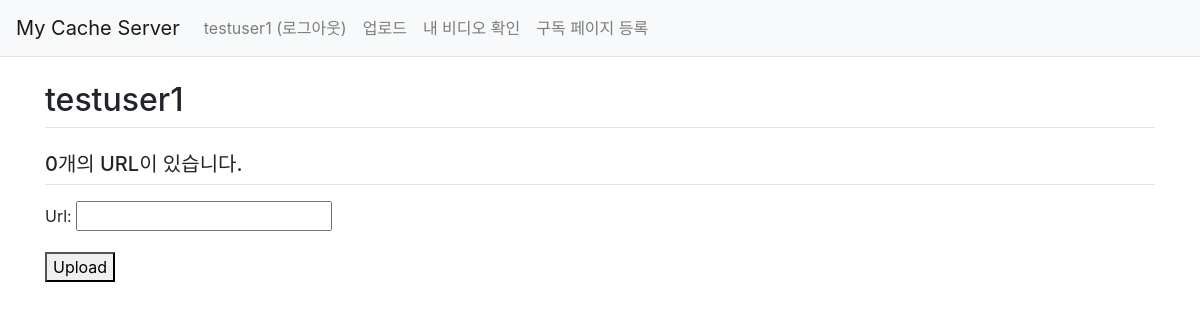
/my_video/register_url (signed in), run on an earlier commit of the app's database.
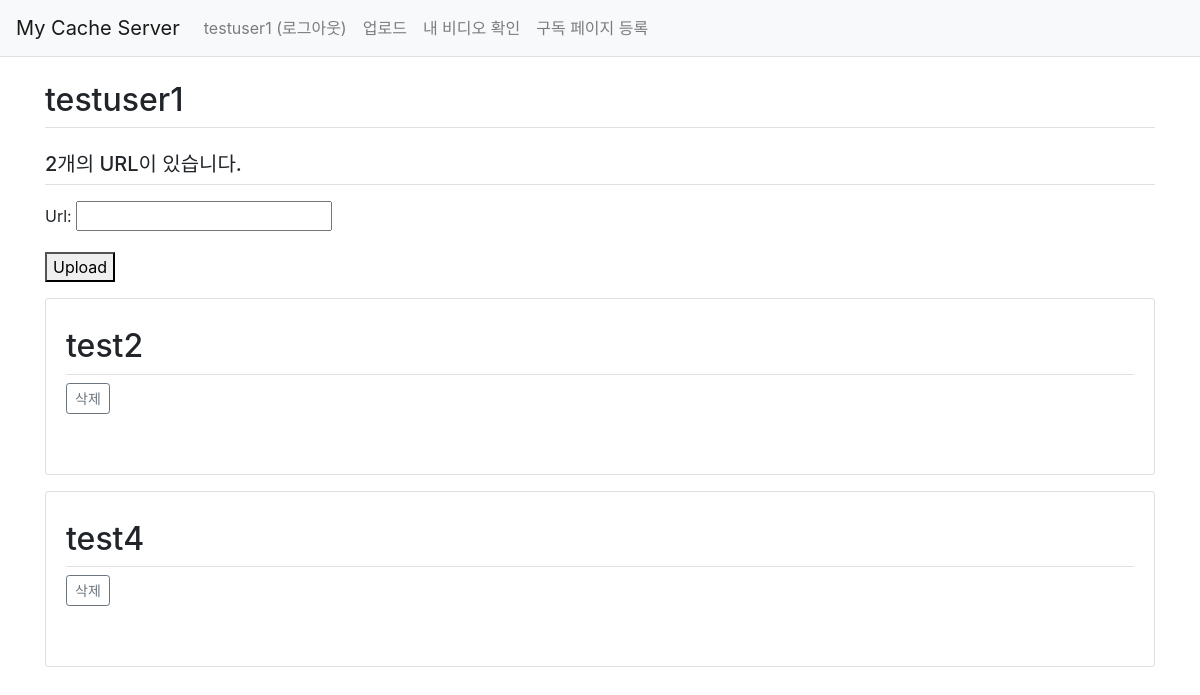
And on a later commit of the database.
### cache_video/models.py (models this page shows)
class TrackingUrl(models.Model):
    user = models.ForeignKey(User, on_delete=models.CASCADE)    # 등록한 유저
    url = models.CharField(max_length=100)                      # 등록한 url

### cache_video/views.py (the view)
# urls.py: path('my_video/register_url', views.register_url, name='register_url')  # 비디오 삭제
def register_url(request):
    if request.method == 'POST':
        form = RegisterUrlForm(request.POST)
        if form.is_valid():
            my_form = form.save(commit=False)
            my_form.user = request.user
            my_form.save()
            return redirect('cache_video:register_url')
    else:
        form = RegisterUrlForm()
    context = {'form': form, 'user': request.user}
    return render(request, 'cache_video/register_url.html', context)

### cache_video/forms.py
class RegisterUrlForm(forms.ModelForm):
    class Meta:
        model = TrackingUrl
        fields = ['url']

### templates/cache_video/register_url.html (shortened to what this page needs)
{% extends 'base.html' %}
{% load static %}
{% block content %}
<link rel="stylesheet" type="text/css" href="{% static 'bootstrap.min.css' %}">
<div class="container my-3">
    <h2 class="border-bottom py-2">{{ user }}</h2>
    <h5 class="border-bottom my-3 py-2">{{user.trackingurl_set.count}}개의 URL이 있습니다.</h5>
      <form method="post" enctype="multipart/form-data">
    {{ form.as_p }}
    <button type="submit">Upload</button>
  </form>
    {% for url in user.trackingurl_set.all %}
    <div class="card my-3">
        <div class="card-body">
            <h2 class="border-bottom py-2">{{ url.url }}</h2>
                    <a href="#" class="delete btn btn-sm btn-outline-secondary"
                    data-uri="{% url 'cache_video:url_delete' url.id  %}">삭제</a>
            <div class="card-text" style="white-space: pre-line;">
            </div>
        </div>
    </div>
    {% endfor %}
</div>
{% endblock %}

### templates/base.html (shortened to what this page needs)
{% load static %}
<!doctype html>
<html lang="ko">
<head>
    <link rel="stylesheet" type="text/css" href="{% static 'bootstrap.min.css' %}">
    <link rel="stylesheet" type="text/css" href="{% static 'style.css' %}">
</head>
<body>
{% include "navbar.html" %}
{% block content %}
{% endblock %}
</body>
</html>

### templates/navbar.html (shortened to what this page needs)
<nav class="navbar navbar-expand-lg navbar-light bg-light border-bottom">
    <a class="navbar-brand" href="{% url 'cache_video:main' %}">My Cache Server</a>
    <div class="collapse navbar-collapse flex-grow-0" id="navbarNav">
        <ul class="navbar-nav">
            <li class="nav-item ">
                {% if user.is_authenticated %}
                <a class="nav-link" href="{% url 'common:logout' %}">{{ user.username }} (로그아웃)</a>
                {% else %}
                <a class="nav-link" href="{% url 'common:login' %}">로그인</a>
                {% endif %}
            </li>
            <li class="'nav-item ">
                {% if user.is_authenticated %}
                <a class="nav-link" href="{% url 'cache_video:upload' %}">업로드</a>
            </li>
            <li class="'nav-item ">
                <a class="nav-link" href="{% url 'cache_video:my_video' %}">내 비디오 확인</a>
            </li>
            <li class="'nav-item ">
                <a class="nav-link" href="{% url 'cache_video:register_url' %}">구독 페이지 등록</a>
                {% endif %}
            </li>
        </ul>
    </div>
</nav>

What changed in the data, as far as the page shows it:
added TrackingUrl: url "test2"
added TrackingUrl: url "test4"
Also different on the page:
{{ user.trackingurl_set.count }}: "0" → "2"
